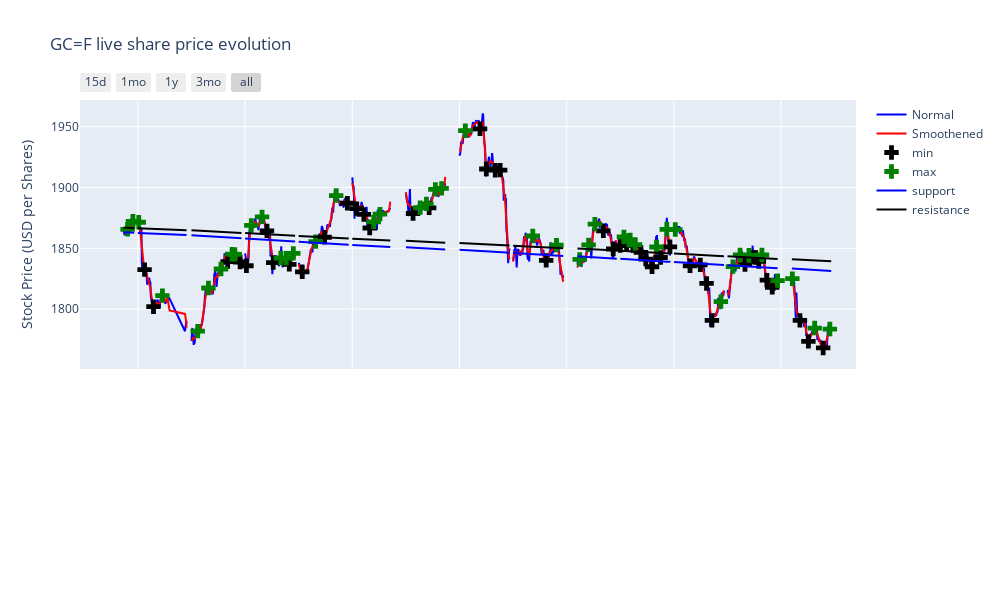

Source (notebook cell):
### Code cell
for i in range(len(num_name)):
    MacdPlotly(i)

### Figure 1 — Plotly figure (JSON) as saved in the notebook; plotly's stock layout.template omitted (floating-point values rounded to 4 significant figures; data arrays with more than 128 entries replaced by an {"elided": "..."} marker saying what was removed)
{"data": [{"line": {"color": "Blue", "width": 2}, "name": "Normal", "type": "scatter", "x": {"elided": "1380 str values"}, "xaxis": "x", "y": {"elided": "1380 float values"}, "yaxis": "y"}, {"line": {"color": "Red", "width": 2}, "name": "Smoothened", "type": "scatter", "x": {"elided": "1380 str values"}, "xaxis": "x", "y": {"elided": "1380 float values"}, "yaxis": "y"}, {"marker": {"color": "black", "size": 12, "symbol": "cross"}, "mode": "markers", "name": "min", "type": "scatter", "x": ["2020-11-23T15:00:00-05:00", "2020-11-24T11:00:00-05:00", "2020-11-29T19:00:00-05:00", "2020-12-03T09:00:00-05:00", "2020-12-04T13:00:00-05:00", "2020-12-07T03:00:00-05:00", "2020-12-09T01:00:00-05:00", "2020-12-09T15:00:00-05:00", "2020-12-11T03:00:00-05:00", "2020-12-14T08:00:00-05:00", "2020-12-16T10:00:00-05:00", "2020-12-18T13:00:00-05:00", "2020-12-21T10:00:00-05:00", "2020-12-22T02:00:00-05:00", "2020-12-22T15:00:00-05:00", "2020-12-28T16:00:00-05:00", "2020-12-30T04:00:00-05:00", "2021-01-05T22:00:00-05:00", "2021-01-06T12:00:00-05:00", "2021-01-07T08:00:00-05:00", "2021-01-07T19:00:00-05:00", "2021-01-10T22:00:00-05:00", "2021-01-14T02:00:00-05:00", "2021-01-17T18:00:00-05:00", "2021-01-21T10:00:00-05:00", "2021-01-22T08:00:00-05:00", "2021-01-25T00:00:00-05:00", "2021-01-25T14:00:00-05:00", "2021-01-26T04:00:00-05:00", "2021-01-26T22:00:00-05:00", "2021-01-27T09:00:00-05:00", "2021-01-27T23:00:00-05:00", "2021-01-28T18:00:00-05:00", "2021-01-29T15:00:00-05:00", "2021-02-02T12:00:00-05:00", "2021-02-03T11:00:00-05:00", "2021-02-04T01:00:00-05:00", "2021-02-04T13:00:00-05:00", "2021-02-09T15:00:00-05:00", "2021-02-10T09:00:00-05:00", "2021-02-10T15:00:00-05:00", "2021-02-10T22:00:00-05:00", "2021-02-11T16:00:00-05:00", "2021-02-12T04:00:00-05:00", "2021-02-16T18:00:00-05:00", "2021-02-17T13:00:00-05:00", "2021-02-18T22:00:00-05:00"], "xaxis": "x", "y": [1832.0, 1802.0, 1780.0, 1839.0, 1839.0, 1836.0, 1864.0, 1838.0, 1837.0, 1831.0, 1859.0, 1887.0, 1883.0, 1878.0, 1867.0, 1879.0, 1883.0, 1948.0, 1915.0, 1914.0, 1914.0, 1836.0, 1840.0, 1822.0, 1864.0, 1849.0, 1852.0, 1854.0, 1852.0, 1847.0, 1841.0, 1835.0, 1842.0, 1851.0, 1836.0, 1836.0, 1821.0, 1791.0, 1837.0, 1843.0, 1842.0, 1839.0, 1824.0, 1818.0, 1791.0, 1773.0, 1768.0], "yaxis": "y"}, {"marker": {"color": "green", "size": 12, "symbol": "cross"}, "mode": "markers", "name": "max", "type": "scatter", "x": ["2020-11-20T01:00:00-05:00", "2020-11-20T13:00:00-05:00", "2020-11-22T22:00:00-05:00", "2020-11-23T02:00:00-05:00", "2020-11-25T07:00:00-05:00", "2020-11-30T14:00:00-05:00", "2020-12-01T14:00:00-05:00", "2020-12-02T18:00:00-05:00", "2020-12-03T19:00:00-05:00", "2020-12-04T01:00:00-05:00", "2020-12-06T21:00:00-05:00", "2020-12-07T14:00:00-05:00", "2020-12-08T14:00:00-05:00", "2020-12-10T08:00:00-05:00", "2020-12-10T20:00:00-05:00", "2020-12-11T12:00:00-05:00", "2020-12-15T14:00:00-05:00", "2020-12-17T12:00:00-05:00", "2020-12-20T23:00:00-05:00", "2020-12-23T00:00:00-05:00", "2020-12-23T14:00:00-05:00", "2020-12-27T23:00:00-05:00", "2020-12-29T08:00:00-05:00", "2020-12-29T22:00:00-05:00", "2020-12-30T18:00:00-05:00", "2020-12-31T08:00:00-05:00", "2021-01-04T13:00:00-05:00", "2021-01-12T20:00:00-05:00", "2021-01-15T01:00:00-05:00", "2021-01-19T05:00:00-05:00", "2021-01-20T01:00:00-05:00", "2021-01-20T15:00:00-05:00", "2021-01-25T08:00:00-05:00", "2021-01-25T19:00:00-05:00", "2021-01-25T22:00:00-05:00", "2021-01-26T09:00:00-05:00", "2021-01-28T09:00:00-05:00", "2021-01-29T08:00:00-05:00", "2021-02-01T03:00:00-05:00", "2021-02-05T09:00:00-05:00", "2021-02-07T20:00:00-05:00", "2021-02-08T12:00:00-05:00", "2021-02-09T04:00:00-05:00", "2021-02-10T00:00:00-05:00", "2021-02-11T05:00:00-05:00", "2021-02-12T16:00:00-05:00", "2021-02-16T01:00:00-05:00", "2021-02-18T03:00:00-05:00", "2021-02-19T13:00:00-05:00"], "xaxis": "x", "y": [1866.0, 1872.0, 1872.0, 1871.0, 1811.0, 1782.0, 1817.0, 1833.0, 1845.0, 1845.0, 1843.0, 1869.0, 1876.0, 1842.0, 1842.0, 1846.0, 1856.0, 1893.0, 1905.0, 1872.0, 1878.0, 1898.0, 1883.0, 1887.0, 1898.0, 1899.0, 1947.0, 1860.0, 1853.0, 1841.0, 1853.0, 1870.0, 1859.0, 1857.0, 1857.0, 1853.0, 1851.0, 1866.0, 1865.0, 1806.0, 1814.0, 1835.0, 1845.0, 1844.0, 1844.0, 1823.0, 1825.0, 1784.0, 1784.0], "yaxis": "y"}, {"line": {"color": "Blue", "width": 2}, "name": "support", "type": "scatter", "x": {"elided": "1380 str values"}, "xaxis": "x", "y": {"elided": "1380 float values"}, "yaxis": "y"}, {"line": {"color": "black", "width": 2}, "name": "resistance", "type": "scatter", "x": {"elided": "1380 str values"}, "xaxis": "x", "y": {"elided": "1380 float values"}, "yaxis": "y"}], "layout": {"height": 600, "hovermode": "x unified", "title": {"text": "GC=F live share price evolution"}, "width": 1000, "xaxis": {"anchor": "y", "domain": [0, 1], "matches": "x2", "rangebreaks": [{"bounds": ["sat", "mon"]}], "rangeselector": {"buttons": [{"count": 15, "label": "15d", "step": "day", "stepmode": "backward"}, {"count": 1, "label": "1mo", "step": "month", "stepmode": "backward"}, {"count": 1, "label": "1y", "step": "year", "stepmode": "todate"}, {"count": 3, "label": "3mo", "step": "month", "stepmode": "backward"}, {"step": "all"}]}, "rangeslider": {"visible": false}, "showticklabels": false}, "xaxis2": {"anchor": "y2", "domain": [0, 1], "rangebreaks": [{"bounds": ["sat", "mon"]}], "rangeselector": {"buttons": [{"count": 15, "label": "15d", "step": "day", "stepmode": "backward"}, {"count": 1, "label": "1mo", "step": "month", "stepmode": "backward"}, {"count": 1, "label": "1y", "step": "year", "stepmode": "todate"}, {"count": 3, "label": "3mo", "step": "month", "stepmode": "backward"}, {"step": "all"}]}, "rangeslider": {"visible": false}}, "yaxis": {"anchor": "x", "domain": [0.3598, 1], "title": {"text": "Stock Price (USD per Shares)"}}, "yaxis2": {"anchor": "x2", "domain": [0, 0.3448]}}}
